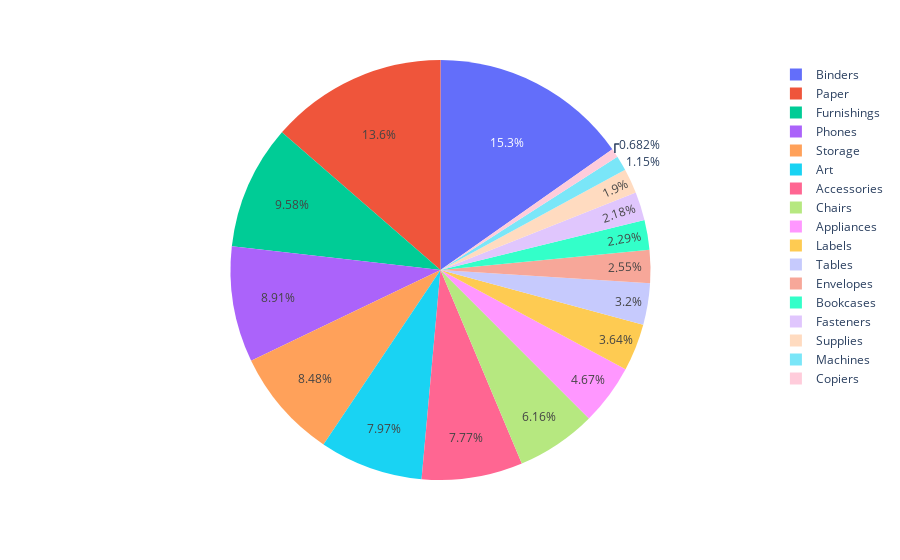

The code cell stored with this chart in its notebook:
### Markdown cell above
### Sub-Categories

### Code cell
fig=px.pie(data,'Sub-Category',labels=data['Sub-Category'])
#fig.update_traces(textinfo='value')
fig.show()

### Figure 1 — Plotly figure (JSON) as saved in the notebook; plotly's stock layout.template omitted (floating-point values rounded to 4 significant figures; data arrays with more than 128 entries replaced by an {"elided": "..."} marker saying what was removed)
{"data": [{"domain": {"x": [0, 1], "y": [0, 1]}, "hovertemplate": "Sub-Category=%{label}<extra></extra>", "labels": {"elided": "9977 str values"}, "legendgroup": "", "name": "", "showlegend": true, "type": "pie"}], "layout": {"legend": {"tracegroupgap": 0}, "margin": {"t": 60}}}
